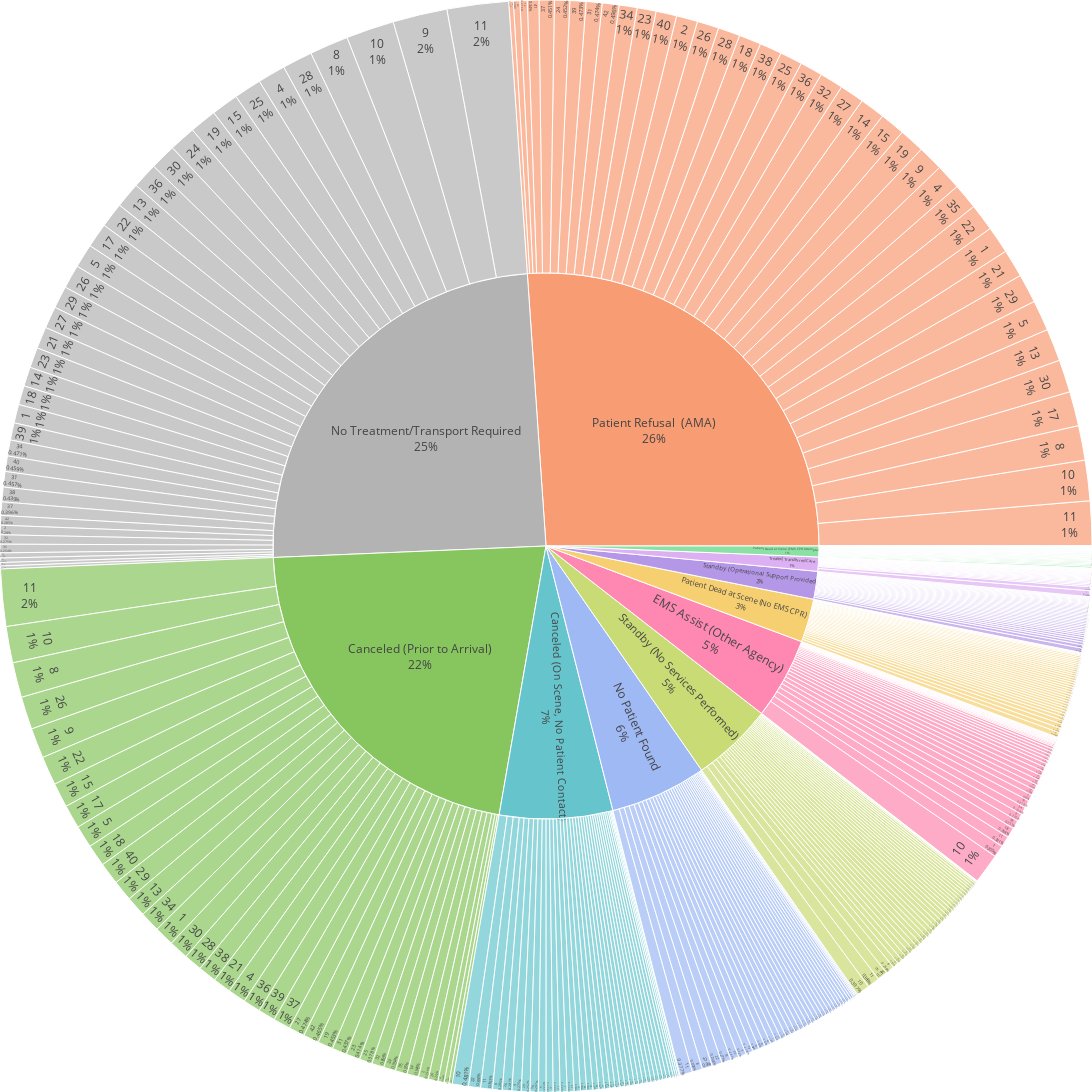

Source (notebook cell):
### Code cell
import plotly.express as px
fig = px.sunburst(
    data_frame=df_q4_c[df_q4_c['PatientOutcome'] != 'Treated & Transported'],
    path=["PatientOutcome", 'FireStation'],  
    color="PatientOutcome",
    color_discrete_sequence=px.colors.qualitative.Pastel,
    width = 1500, 
    height = 1400,
    branchvalues="total",
    hover_name="PatientOutcome",
    hover_data={'PatientOutcome': False}
)

fig.update_traces(textinfo='label+percent entry')
fig.update_layout(margin=dict(t=0, l=0, r=0, b=0))

fig.show()

### Figure 1 — Plotly figure (JSON) as saved in the notebook; plotly's stock layout.template omitted (floating-point values rounded to 4 significant figures; data arrays with more than 128 entries replaced by an {"elided": "..."} marker saying what was removed)
{"data": [{"branchvalues": "total", "customdata": {"elided": "429x1 str values"}, "domain": {"x": [0, 1], "y": [0, 1]}, "hovertemplate": "<b>%{hovertext}</b><br><br>labels=%{label}<br>count=%{value}<br>parent=%{parent}<br>id=%{id}<extra></extra>", "hovertext": {"elided": "429 str values"}, "ids": {"elided": "429 str values"}, "labels": {"elided": "429 str values"}, "marker": {"colors": {"elided": "429 str values"}}, "name": "", "parents": {"elided": "429 str values"}, "textinfo": "label+percent entry", "type": "sunburst", "values": {"elided": "429 int values"}}], "layout": {"height": 1400, "legend": {"tracegroupgap": 0}, "margin": {"b": 0, "l": 0, "r": 0, "t": 0}, "sunburstcolorway": ["rgb(102, 197, 204)", "rgb(246, 207, 113)", "rgb(248, 156, 116)", "rgb(220, 176, 242)", "rgb(135, 197, 95)", "rgb(158, 185, 243)", "rgb(254, 136, 177)", "rgb(201, 219, 116)", "rgb(139, 224, 164)", "rgb(180, 151, 231)", "rgb(179, 179, 179)"], "width": 1500}}
